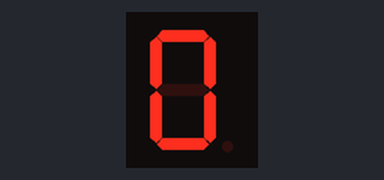
This sketch was run on a simulated Arduino Uno, built with avr-gcc and run on an emulated ATmega328P. On the bench: 1-digit seven-segment display. Wiring (inferred from the names in the program): 1-digit 7-segment display, segments lit when HIGH: segments pin 2, pin 3, pin 4, pin 5, pin 6, pin 7, pin 8. The segment pins are drawn as the display they are named for.

Above: at 0.1 s.
At 1.1 s:
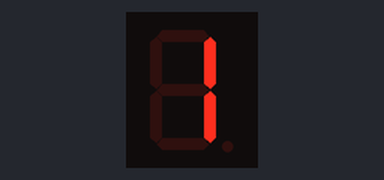
At 2.1 s:
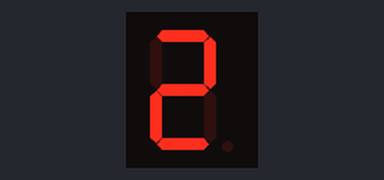
At 3.1 s:
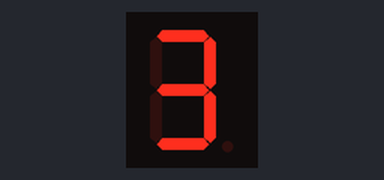

Measured:
- by itself, everything shown: repeats every 4.0 s, in 4 steps
- what the display in image 1 shows lasts 1.0 s, from 1.0 s to 2.0 s

The sketch:

Controlling_a_Buzzer_Using_Arduino.ino
```cpp
int a=2, b=3, c=4, d=5, e=6, f=7, g=8;

void setup() {
  pinMode(a,OUTPUT);
  pinMode(b,OUTPUT);
  pinMode(c,OUTPUT);
  pinMode(d,OUTPUT);
  pinMode(e,OUTPUT);
  pinMode(f,OUTPUT);
  pinMode(g,OUTPUT);
}

void displayDigit(int digit) {
  switch(digit) {
    case 0:
      digitalWrite(a,HIGH); digitalWrite(b,HIGH);
      digitalWrite(c,HIGH); digitalWrite(d,HIGH);
      digitalWrite(e,HIGH); digitalWrite(f,HIGH);
      digitalWrite(g,LOW);
      break;

    case 1:
      digitalWrite(a,LOW); digitalWrite(b,HIGH);
      digitalWrite(c,HIGH); digitalWrite(d,LOW);
      digitalWrite(e,LOW); digitalWrite(f,LOW);
      digitalWrite(g,LOW);
      break;

    case 2:
      digitalWrite(a,HIGH); digitalWrite(b,HIGH);
      digitalWrite(c,LOW); digitalWrite(d,HIGH);
      digitalWrite(e,HIGH); digitalWrite(f,LOW);
      digitalWrite(g,HIGH);
      break;

    case 3:
      digitalWrite(a,HIGH); digitalWrite(b,HIGH);
      digitalWrite(c,HIGH); digitalWrite(d,HIGH);
      digitalWrite(e,LOW); digitalWrite(f,LOW);
      digitalWrite(g,HIGH);
      break;
  }
}

void loop() {
  for(int i=0; i<=3; i++) {
    displayDigit(i);
    delay(1000);
  }
}
```
